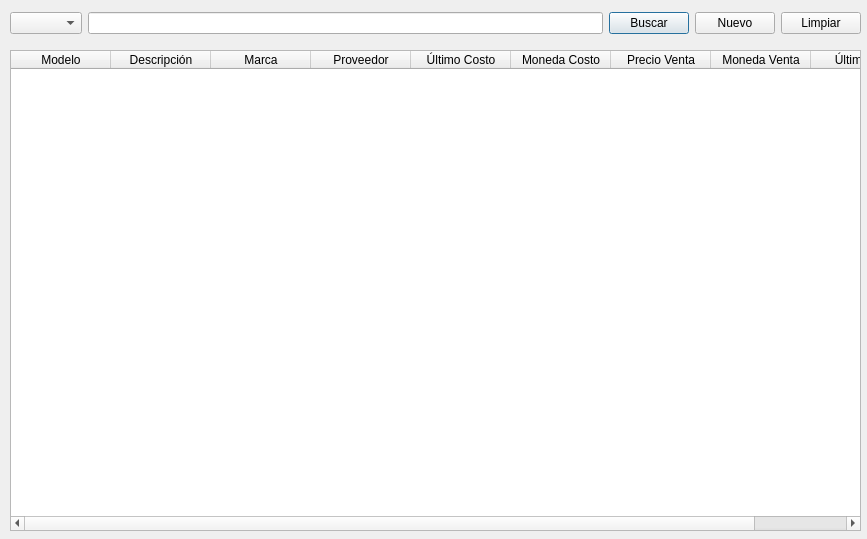
<?xml version="1.0" encoding="UTF-8"?>
<ui version="4.0">
 <class>Dialog</class>
 <widget class="QDialog" name="Dialog">
  <property name="geometry">
   <rect>
    <x>0</x>
    <y>0</y>
    <width>867</width>
    <height>539</height>
   </rect>
  </property>
  <property name="windowTitle">
   <string>Busqueda de Productos</string>
  </property>
  <property name="windowIcon">
   <iconset>
    <normaloff>assets/image016.png</normaloff>assets/image016.png</iconset>
  </property>
  <widget class="QWidget" name="layoutWidget">
   <property name="geometry">
    <rect>
     <x>10</x>
     <y>10</y>
     <width>851</width>
     <height>26</height>
    </rect>
   </property>
   <layout class="QHBoxLayout" name="horizontalLayout">
    <item>
     <widget class="QComboBox" name="combobox_campos">
      <property name="editable">
       <bool>false</bool>
      </property>
     </widget>
    </item>
    <item>
     <widget class="QLineEdit" name="texto_buscar"/>
    </item>
    <item>
     <widget class="QPushButton" name="boton_buscar">
      <property name="text">
       <string>Buscar</string>
      </property>
     </widget>
    </item>
    <item>
     <widget class="QPushButton" name="boton_nuevo">
      <property name="text">
       <string>Nuevo</string>
      </property>
     </widget>
    </item>
    <item>
     <widget class="QPushButton" name="boton_limpiar">
      <property name="text">
       <string>Limpiar</string>
      </property>
     </widget>
    </item>
   </layout>
  </widget>
  <widget class="QTableWidget" name="tabla_productos">
   <property name="geometry">
    <rect>
     <x>10</x>
     <y>50</y>
     <width>851</width>
     <height>481</height>
    </rect>
   </property>
   <property name="editTriggers">
    <set>QAbstractItemView::NoEditTriggers</set>
   </property>
   <property name="alternatingRowColors">
    <bool>true</bool>
   </property>
   <property name="selectionBehavior">
    <enum>QAbstractItemView::SelectRows</enum>
   </property>
   <attribute name="horizontalHeaderCascadingSectionResizes">
    <bool>false</bool>
   </attribute>
   <column>
    <property name="text">
     <string>Modelo</string>
    </property>
   </column>
   <column>
    <property name="text">
     <string>Descripción</string>
    </property>
   </column>
   <column>
    <property name="text">
     <string>Marca</string>
    </property>
   </column>
   <column>
    <property name="text">
     <string>Proveedor</string>
    </property>
   </column>
   <column>
    <property name="text">
     <string>Último Costo</string>
    </property>
   </column>
   <column>
    <property name="text">
     <string>Moneda Costo</string>
    </property>
   </column>
   <column>
    <property name="text">
     <string>Precio Venta</string>
    </property>
   </column>
   <column>
    <property name="text">
     <string>Moneda Venta</string>
    </property>
   </column>
   <column>
    <property name="text">
     <string>Último TE</string>
    </property>
   </column>
  </widget>
 </widget>
 <resources/>
 <connections/>
</ui>
